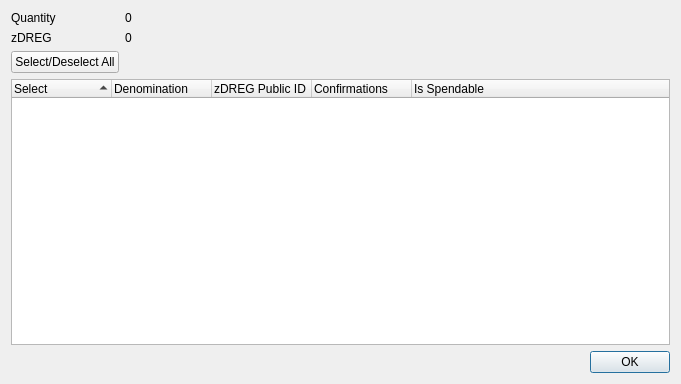
<?xml version="1.0" encoding="UTF-8"?>
<ui version="4.0">
 <class>ZDREGControlDialog</class>
 <widget class="QDialog" name="ZDREGControlDialog">
  <property name="geometry">
   <rect>
    <x>0</x>
    <y>0</y>
    <width>681</width>
    <height>384</height>
   </rect>
  </property>
  <property name="minimumSize">
   <size>
    <width>681</width>
    <height>384</height>
   </size>
  </property>
  <property name="windowTitle">
   <string>Select zDREG to Spend</string>
  </property>
  <layout class="QGridLayout" name="gridLayout">
   <item row="0" column="0">
    <layout class="QFormLayout" name="formLayout">
     <property name="sizeConstraint">
      <enum>QLayout::SetDefaultConstraint</enum>
     </property>
     <item row="0" column="0">
      <widget class="QLabel" name="labelQuantity">
       <property name="text">
        <string>Quantity</string>
       </property>
      </widget>
     </item>
     <item row="0" column="1">
      <widget class="QLabel" name="labelQuantity_int">
       <property name="text">
        <string>0</string>
       </property>
      </widget>
     </item>
     <item row="1" column="0">
      <widget class="QLabel" name="labelZDREG">
       <property name="text">
        <string>zDREG</string>
       </property>
      </widget>
     </item>
     <item row="1" column="1">
      <widget class="QLabel" name="labelZDREG_int">
       <property name="text">
        <string>0</string>
       </property>
      </widget>
     </item>
     <item row="2" column="0">
      <widget class="QPushButton" name="pushButtonAll">
       <property name="text">
        <string>Select/Deselect All</string>
       </property>
      </widget>
     </item>
    </layout>
   </item>
   <item row="1" column="0">
    <layout class="QVBoxLayout" name="verticalLayout">
     <item>
      <widget class="QTreeWidget" name="treeWidget">
       <property name="minimumSize">
        <size>
         <width>0</width>
         <height>250</height>
        </size>
       </property>
       <property name="alternatingRowColors">
        <bool>true</bool>
       </property>
       <property name="sortingEnabled">
        <bool>true</bool>
       </property>
       <property name="columnCount">
        <number>5</number>
       </property>
       <attribute name="headerDefaultSectionSize">
        <number>100</number>
       </attribute>
       <column>
        <property name="text">
         <string notr="true">Select</string>
        </property>
       </column>
       <column>
        <property name="text">
         <string notr="true">Denomination</string>
        </property>
       </column>
       <column>
        <property name="text">
         <string notr="true">zDREG Public ID</string>
        </property>
       </column>
       <column>
        <property name="text">
         <string notr="true">Confirmations</string>
        </property>
       </column>
       <column>
        <property name="text">
         <string>Is Spendable</string>
        </property>
       </column>
      </widget>
     </item>
     <item>
      <widget class="QDialogButtonBox" name="buttonBox">
       <property name="orientation">
        <enum>Qt::Horizontal</enum>
       </property>
       <property name="standardButtons">
        <set>QDialogButtonBox::Ok</set>
       </property>
      </widget>
     </item>
    </layout>
   </item>
  </layout>
 </widget>
 <resources/>
 <connections>
  <connection>
   <sender>buttonBox</sender>
   <signal>accepted()</signal>
   <receiver>ZDREGControlDialog</receiver>
   <slot>accept()</slot>
   <hints>
    <hint type="sourcelabel">
     <x>248</x>
     <y>254</y>
    </hint>
    <hint type="destinationlabel">
     <x>157</x>
     <y>274</y>
    </hint>
   </hints>
  </connection>
  <connection>
   <sender>buttonBox</sender>
   <signal>rejected()</signal>
   <receiver>ZDREGControlDialog</receiver>
   <slot>reject()</slot>
   <hints>
    <hint type="sourcelabel">
     <x>316</x>
     <y>260</y>
    </hint>
    <hint type="destinationlabel">
     <x>286</x>
     <y>274</y>
    </hint>
   </hints>
  </connection>
 </connections>
</ui>
